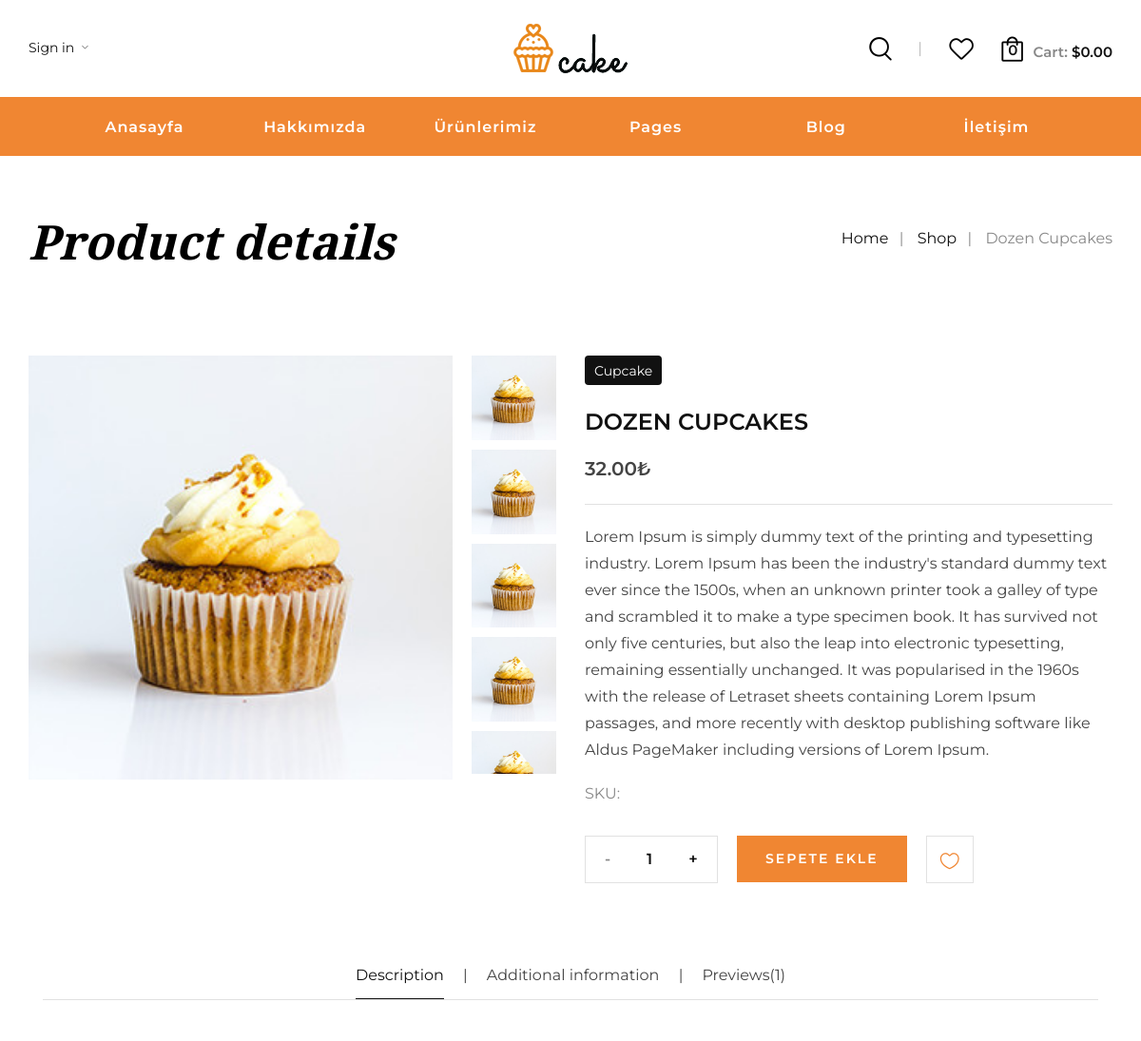
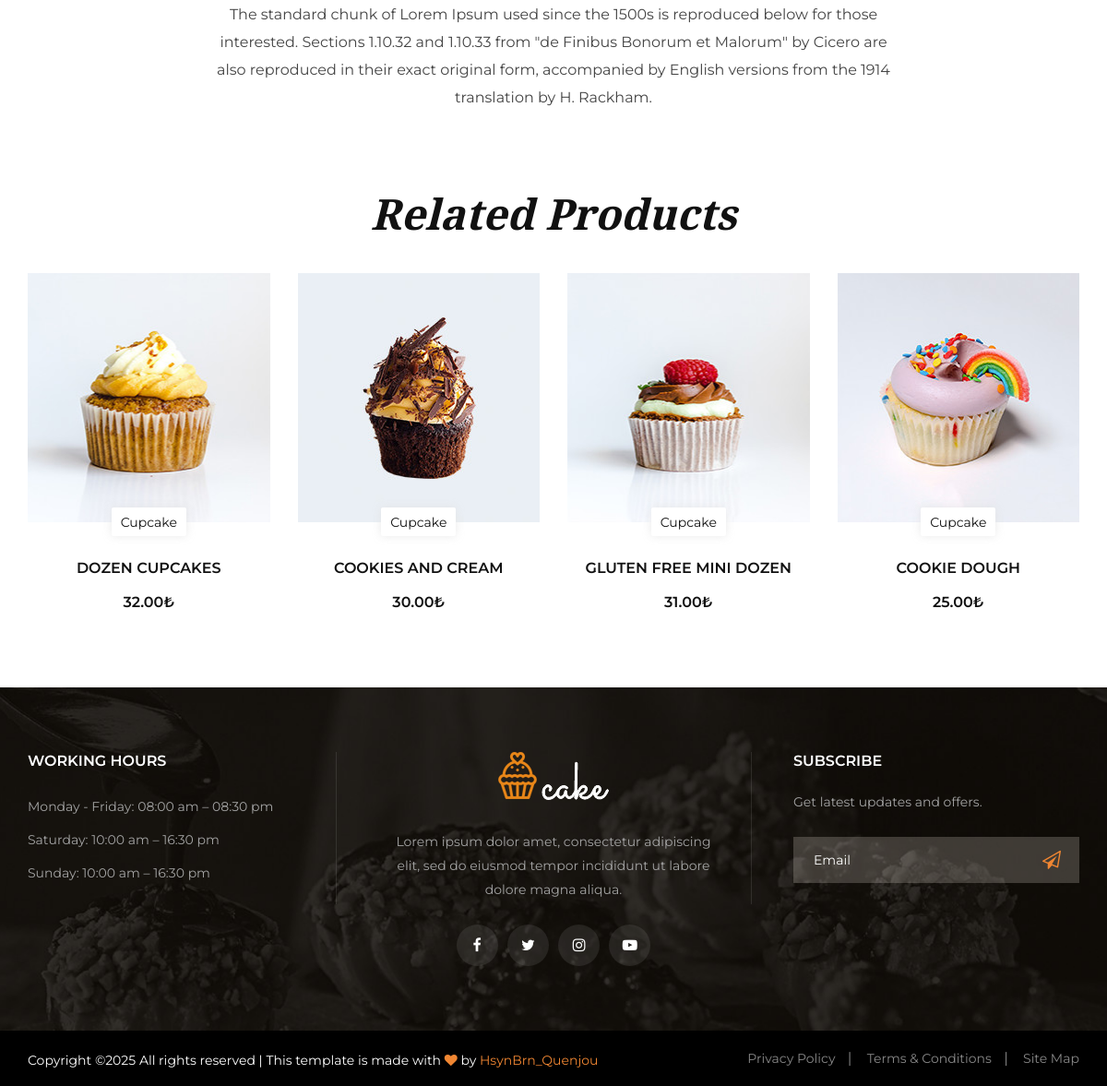
/pages/product_details/dozen-cupcakes, run on the app's committed database (2 pictures, top to bottom).
### tables this page shows
CREATE TABLE `ayarlar` (
  `id` int(11) NOT NULL,
  `site_baslik` varchar(300) DEFAULT NULL,
  `site_url` varchar(300) DEFAULT NULL,
  `site_admin_url` varchar(300) DEFAULT NULL,
  `site_logo` varchar(300) DEFAULT NULL,
  `site_favicon` varchar(300) DEFAULT NULL,
  `site_footer` text DEFAULT NULL,
  `site_gecerli_smtp` int(11) DEFAULT NULL,
  `site_gecerli_pos` int(11) DEFAULT NULL,
  `site_gecerli_sms` int(11) DEFAULT NULL,
  `smsbildirim` tinyint(1) NOT NULL DEFAULT 1 COMMENT '1 aktif 2 pasif',
  `mailbildirim` tinyint(1) NOT NULL DEFAULT 1 COMMENT '1 aktif 2 pasif',
  `adresbaslik1` text DEFAULT NULL,
  `adresbaslik2` text DEFAULT NULL,
  `adresbaslik3` text DEFAULT NULL,
  `adresdetay1` text DEFAULT NULL,
  `adresdetay2` text DEFAULT NULL,
  `adresdetay3` text DEFAULT NULL,
  `tel1` varchar(300) DEFAULT NULL,
  `tel2` varchar(300) DEFAULT NULL,
  `tel3` varchar(300) DEFAULT NULL,
  `whatsapp` varchar(300) DEFAULT NULL,
  `mail` varchar(300) DEFAULT NULL,
  `sabitresim1` varchar(300) DEFAULT NULL,
  `sabitresim2` varchar(300) DEFAULT NULL,
  `kucukresim1` varchar(300) DEFAULT NULL,
  `kucukresim2` varchar(300) DEFAULT NULL,
  `kucukresim3` varchar(300) DEFAULT NULL,
  `kucukresim4` varchar(300) DEFAULT NULL,
  `kucukresim5` varchar(300) DEFAULT NULL,
  `kucukresim6` varchar(300) DEFAULT NULL,
  `footersabitresim` varchar(300) DEFAULT NULL,
  `footerlogo` varchar(300) DEFAULT NULL COMMENT 'footer-logo.png',
  `sabityazi1` text DEFAULT NULL,
  `sabityazi2` text DEFAULT NULL,
  `sabitbuton1` varchar(300) DEFAULT NULL,
  `sabitbuton2` varchar(300) DEFAULT NULL
);

CREATE TABLE `urunler` (
  `urun_id` int(11) NOT NULL,
  `urun_adi` varchar(300) DEFAULT NULL,
  `urun_sef` varchar(300) DEFAULT NULL,
  `urun_resim` varchar(300) DEFAULT NULL,
  `urun_fiyat` double(15,2) DEFAULT NULL,
  `urun_stok` int(11) NOT NULL DEFAULT 1,
  `urun_kdv` tinyint(3) NOT NULL DEFAULT 20 COMMENT '1 8 18 20 gibi oranlar',
  `urun_kodu` varchar(300) DEFAULT NULL,
  `urun_kategori` varchar(300) DEFAULT NULL,
  `urun_description` text DEFAULT NULL,
  `urun_add_info` text DEFAULT NULL,
  `urun_previews` varchar(300) DEFAULT NULL,
  `urun_tarih` timestamp NOT NULL DEFAULT current_timestamp(),
  `urun_durum` tinyint(1) NOT NULL DEFAULT 1 COMMENT '1 aktif 2 pasif',
  `urun_icerik` longtext DEFAULT NULL,
  `urun_ekleyen` varchar(300) DEFAULT NULL,
  `urun_indirmelink` text DEFAULT NULL,
  `urun_vitrin` tinyint(1) NOT NULL DEFAULT 1 COMMENT '1 vitrin 2 liste',
  `urun_goruntulenme` int(11) NOT NULL DEFAULT 0
);

### application/views/default/product_details_view.php (the view, shortened to what the rows shown need)
<?php $this->load->view('default/inc/header'); ?>
<body>
    <div class="breadcrumb-option">
        <div class="container">
            <div class="row">
                <div class="col-lg-6 col-md-6 col-sm-6">
                    <div class="breadcrumb__text">
                        <h2>Product details</h2>
                    </div>
                </div>
                <div class="col-lg-6 col-md-6 col-sm-6">
                    <div class="breadcrumb__links">
                        <a href="home_view.php">Home</a>
                        <a href="shop_view.php">Shop</a>
                        <span><?php echo $product->urun_adi; ?></span>
                    </div>
                </div>
            </div>
        </div>
    </div>
    <section class="product-details spad">
        <div class="container">
            <div class="row">
                <div class="col-lg-6">
                    <div class="product__details__img">
                        <div class="product__details__big__img">
                            <?php if (isset($product) && !empty($product->urun_resim)): ?>
                                <img class="big_img" src="<?php echo base_url('default/uploads/img/shop/' . $product->urun_resim); ?>" alt="<?php echo $product->urun_adi; ?>">
                            <?php else: ?>
                                <img class="big_img" src="<?php echo base_url('default/uploads/img/no-image.jpg'); ?>" alt="Resim Yok">
                            <?php endif; ?>
                        </div>
                        <div class="product__details__thumb">
                            <div class="pt__item active">
                                <img class="big_img" src="<?php echo
                                base_url('default/uploads/img/shop/' . $product->urun_resim); ?>" alt="<?php echo $product->urun_adi; ?>">
                            </div>
                            <div class="pt__item">
                                <img class="big_img" src="<?php echo
                                base_url('default/uploads/img/shop/' . $product->urun_resim); ?>" alt="<?php echo $product->urun_adi; ?>">
                            </div>
                            <div class="pt__item">
                                <img class="big_img" src="<?php echo
                                base_url('default/uploads/img/shop/' . $product->urun_resim); ?>" alt="<?php echo $product->urun_adi; ?>">
                            </div>
                            <div class="pt__item">
                                <img class="big_img" src="<?php echo
                                base_url('default/uploads/img/shop/' . $product->urun_resim); ?>" alt="<?php echo $product->urun_adi; ?>">
                            </div>
                            <div class="pt__item">
                                <img class="big_img" src="<?php echo
                                base_url('default/uploads/img/shop/' . $product->urun_resim); ?>" alt="<?php echo $product->urun_adi; ?>">
                            </div>
                        </div>
                    </div>
                </div>
                <div class="col-lg-6">
                    <div class="product__details__text">
                        <?php if (isset($product)): ?>
                            <div class="product__label"><?php echo $product->urun_kategori; ?></div>
                            <h4><?php echo $product->urun_adi; ?></h4>
                            <h5><?php echo $product->urun_fiyat; ?>₺</h5>
                            <p><?php echo $product->urun_icerik; ?></p>
                            <ul>
                                <li>SKU: <span><?php echo $product->urun_kodu; ?></span></li>
                            </ul>
                            <form action="<?php echo base_url("sepete_ekle"); ?>" method="POST">
                                <div class="product__details__option">
                                    <div class="quantity">
                                        <div class="pro-qty">
                                            <input type="text" value="1">
                                        </div>
                                    </div>
                                    <a href="#" class="primary-btn">SEPETE EKLE</a>
                                    <a href="#" class="heart__btn"><span class="icon_heart_alt"></span></a>
                                </div>
                            </form>
                        <?php else: ?>
                            <p>Ürün bilgileri yüklenemedi.</p>
                        <?php endif; ?>
                    </div>
                </div>
            </div>
            <div class="product__details__tab">
                <div class="col-lg-12">
                    <div class="tab-content">
                        <div class="tab-pane active" id="tabs-1" role="tabpanel">
                            <div class="row d-flex justify-content-center">
                                <div class="col-lg-8">
                                    <p><?php echo $product->urun_description; ?></p>
                                </div>
                            </div>
                        </div>
                    </div>
                </div>
            </div>
        </div>
    </section>
    <section class="related-products spad">
        <div class="container">
            <div class="row">
                <div class="col-lg-12 text-center">
                    <div class="section-title">
                        <h2>Related Products</h2>
                    </div>
                </div>
            </div>
            <div class="row">
                <div class="related__products__slider owl-carousel">
                    <?php foreach ($products as $catpro) { ?>
                        <div class="col-lg-3">
                            <div class="product__item">
                                <a href="<?php echo base_url('pages/product_details/'.$catpro->urun_sef); ?>">
                                    <div class="product__item__pic set-bg" data-setbg="<?php echo base_url('default/uploads/img/shop/'.$catpro->urun_resim); ?>">
                                        <div class="product__label">
                                            <span><?php echo $catpro->urun_kategori; ?></span>
                                        </div>
                                    </div>
                                </a>
                                <div class="product__item__text">
                                    <h6><a href="<?php echo base_url('pages/product_details/'.$catpro->urun_sef); ?>"><?php echo $catpro->urun_adi; ?></a></h6>
                                    <div class="product__item__price"><?php echo $catpro->urun_fiyat; ?>₺</div>
                                </div>
                            </div>
                        </div>
                    <?php } ?>
                </div>
            </div>
        </div>
    </section>
</body>
<?php $this->load->view('default/inc/footer'); ?>

### application/views/default/inc/header.php (shortened to what the rows shown need)
<!DOCTYPE html>
<html lang="zxx">
<head>
    <link rel="stylesheet" href="<?php echo base_url();?>default/assets/css/bootstrap.min.css" type="text/css">
    <link rel="stylesheet" href="<?php echo base_url();?>default/assets/css/flaticon.css" type="text/css">
    <link rel="stylesheet" href="<?php echo base_url();?>default/assets/css/barfiller.css" type="text/css">
    <link rel="stylesheet" href="<?php echo base_url();?>default/assets/css/magnific-popup.css" type="text/css">
    <link rel="stylesheet" href="<?php echo base_url();?>default/assets/css/font-awesome.min.css" type="text/css">
    <link rel="stylesheet" href="<?php echo base_url();?>default/assets/css/elegant-icons.css" type="text/css">
    <link rel="stylesheet" href="<?php echo base_url();?>default/assets/css/nice-select.css" type="text/css">
    <link rel="stylesheet" href="<?php echo base_url();?>default/assets/css/owl.carousel.min.css" type="text/css">
    <link rel="stylesheet" href="<?php echo base_url();?>default/assets/css/slicknav.min.css" type="text/css">
    <link rel="stylesheet" href="<?php echo base_url();?>default/assets/css/style.css" type="text/css">
</head>
<body>
<header class="header">
    <div class="header__top">
        <div class="container">
            <div class="row">
                <div class="col-lg-12">
                    <div class="header__top__inner">
                        <div class="header__logo">
                            <a href="<?php echo base_url(); ?>">
                                <img src="<?php echo base_url('default/uploads/img/'.$setting->site_logo); ?>" alt="<?php echo $setting->site_baslik; ?>">
                            </a>
                        </div>
                    </div>
                </div>
            </div>
        </div>
    </div>
</header>

### application/views/default/inc/footer.php (shortened to what the rows shown need)
<footer class="footer set-bg" data-setbg="<?php echo base_url('default/uploads/img/'.$setting->footersabitresim); ?>">
    <div class="container">
        <div class="row">
            <div class="col-lg-4 col-md-6 col-sm-6">
                <div class="footer__about">
                    <div class="footer__logo">
                        <a href="<?php echo base_url()?>"><img src="<?php echo base_url('default/uploads/img/'.$setting->footerlogo)?>" alt="<?php echo $setting->footerlogo?>"></a>
                    </div>
                </div>
            </div>
        </div>
    </div>
    <div class="copyright">
        <div class="container">
            <div class="row">
                <div class="col-lg-7">
                    <p class="copyright__text text-white">
                        <?php echo $setting->site_footer; ?>
                    </p>
                </div>
            </div>
        </div>
    </div>
</footer>
</body>
</html>

### data on the page
ayarlar: site_logo (picture), footerlogo (picture), site_footer "Copyright © All rights reserved | This template is made with by HsynBrn_Quenjou"
urunler: urun_adi "Dozen Cupcakes", urun_resim (picture), urun_kategori "Cupcake", urun_adi "DOZEN CUPCAKES", urun_fiyat "32.00", urun_icerik "Lorem Ipsum is simply dummy text of the printing and typesetting industry. Lorem Ipsum has been the industry's standard dummy text ever since the 1500s, when an unknown printer took a galley of type and scrambled it to make a type specimen book. It has survived not only five centuries, but also the leap into electronic typesetting, remaining essentially unchanged. It was popularised in the 1960s with the release of Letraset sheets containing Lorem Ipsum passages, and more recently with desktop publishing software like Aldus PageMaker including versions of Lorem Ipsum.", urun_description "The standard chunk of Lorem Ipsum used since the 1500s is reproduced below for those interested. Sections 1.10.32 and 1.10.33 from \"de Finibus Bonorum et Malorum\" by Cicero are also reproduced in their exact original form, accompanied by English versions from the 1914 translation by H. Rackham.", shows a picture
urunler: shows a picture, urun_kategori "Cupcake", urun_adi "COOKIES AND CREAM", urun_fiyat "30.00"
urunler: shows a picture, urun_kategori "Cupcake", urun_adi "GLUTEN FREE MINI DOZEN", urun_fiyat "31.00"
urunler: shows a picture, urun_kategori "Cupcake", urun_adi "COOKIE DOUGH", urun_fiyat "25.00"
